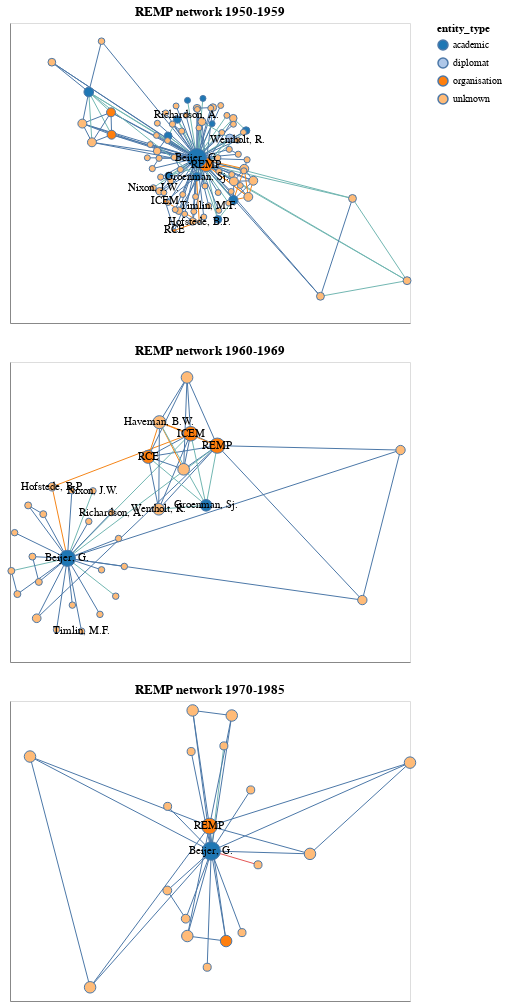

The notebook cell saved with this chart:
### Code cell
# Use Altair's vconcat to display them vertically
alt.vconcat(period_charts[1950], period_charts[1960], period_charts[1970])
